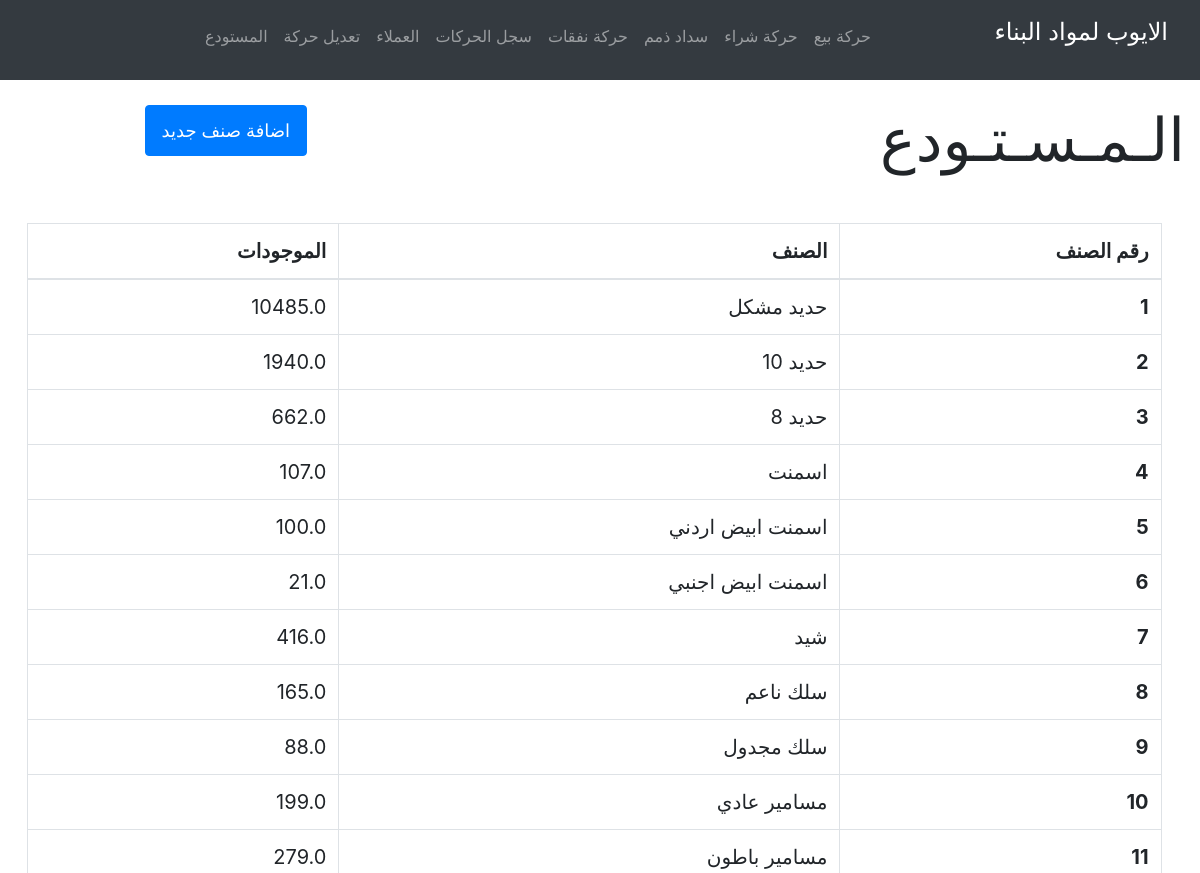
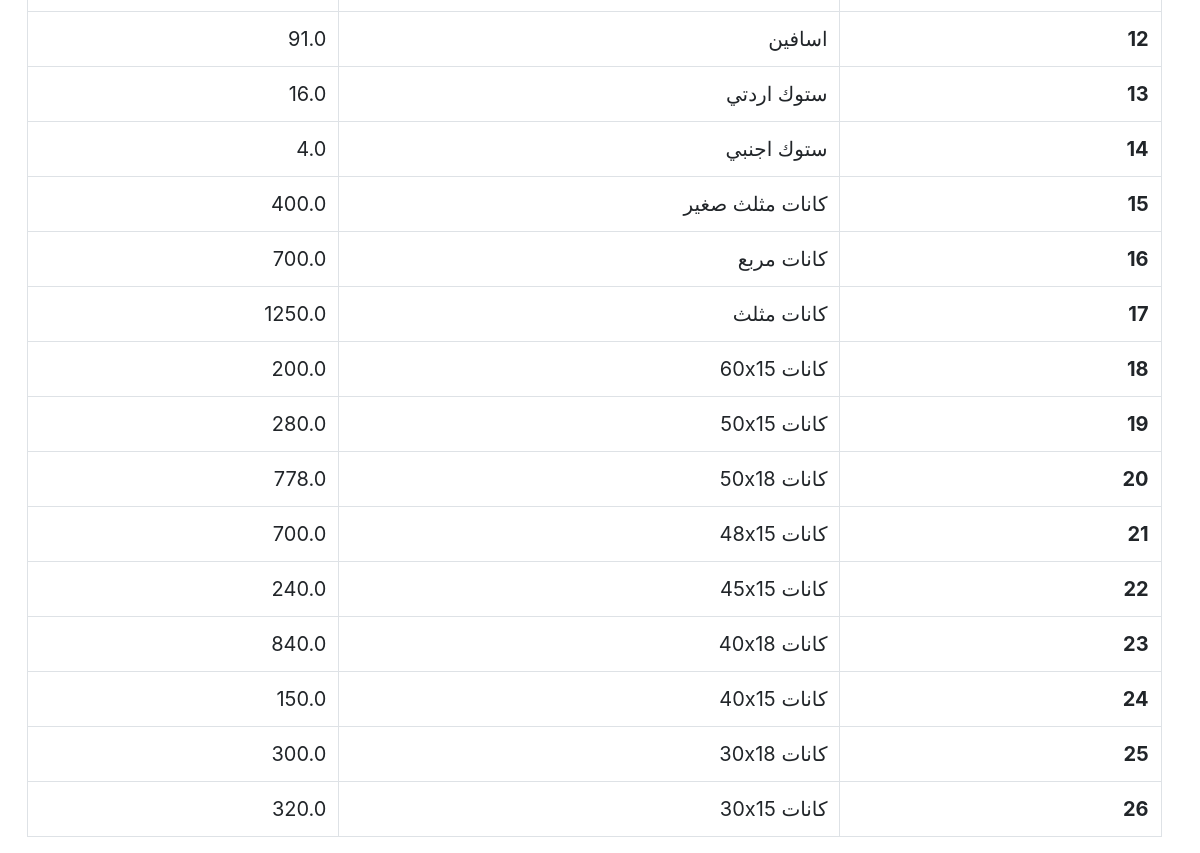
The page /inventory on the database as committed earlier (2 pictures, top to bottom).
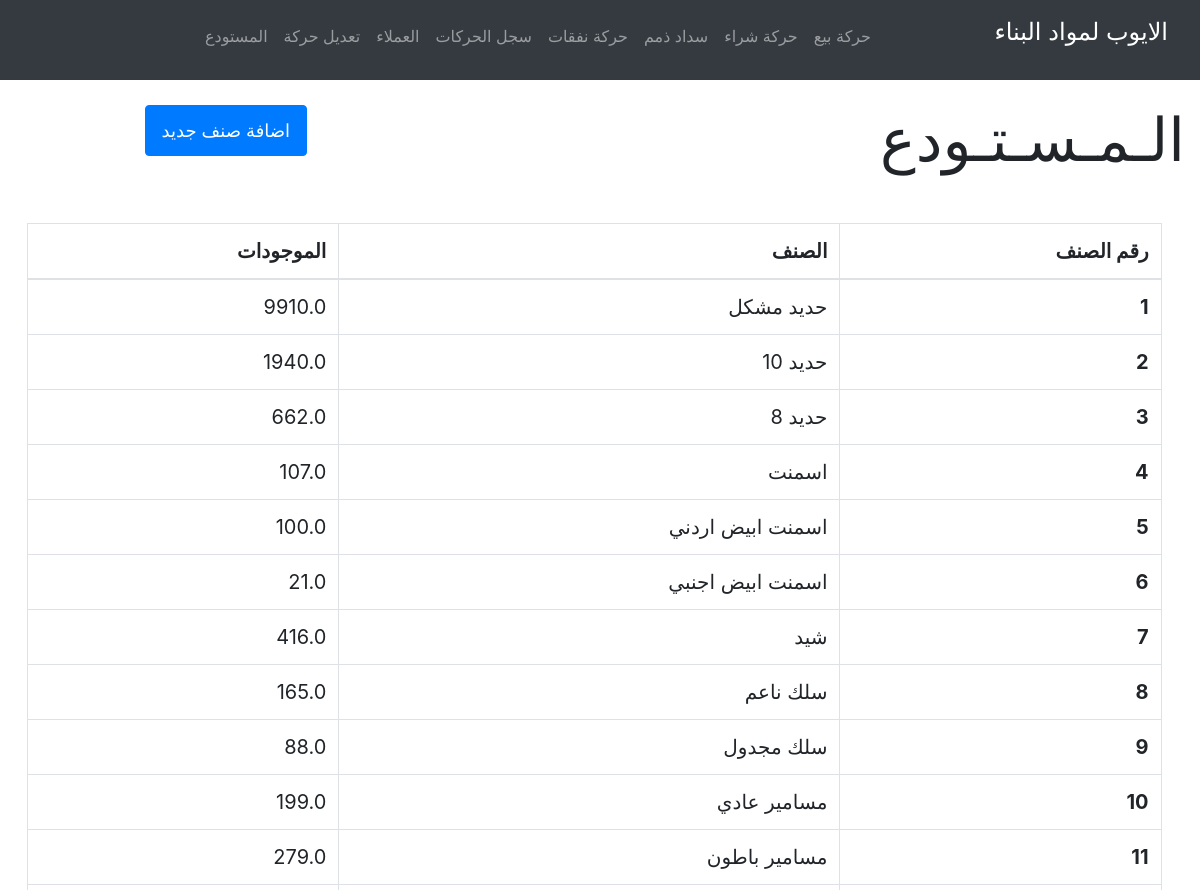
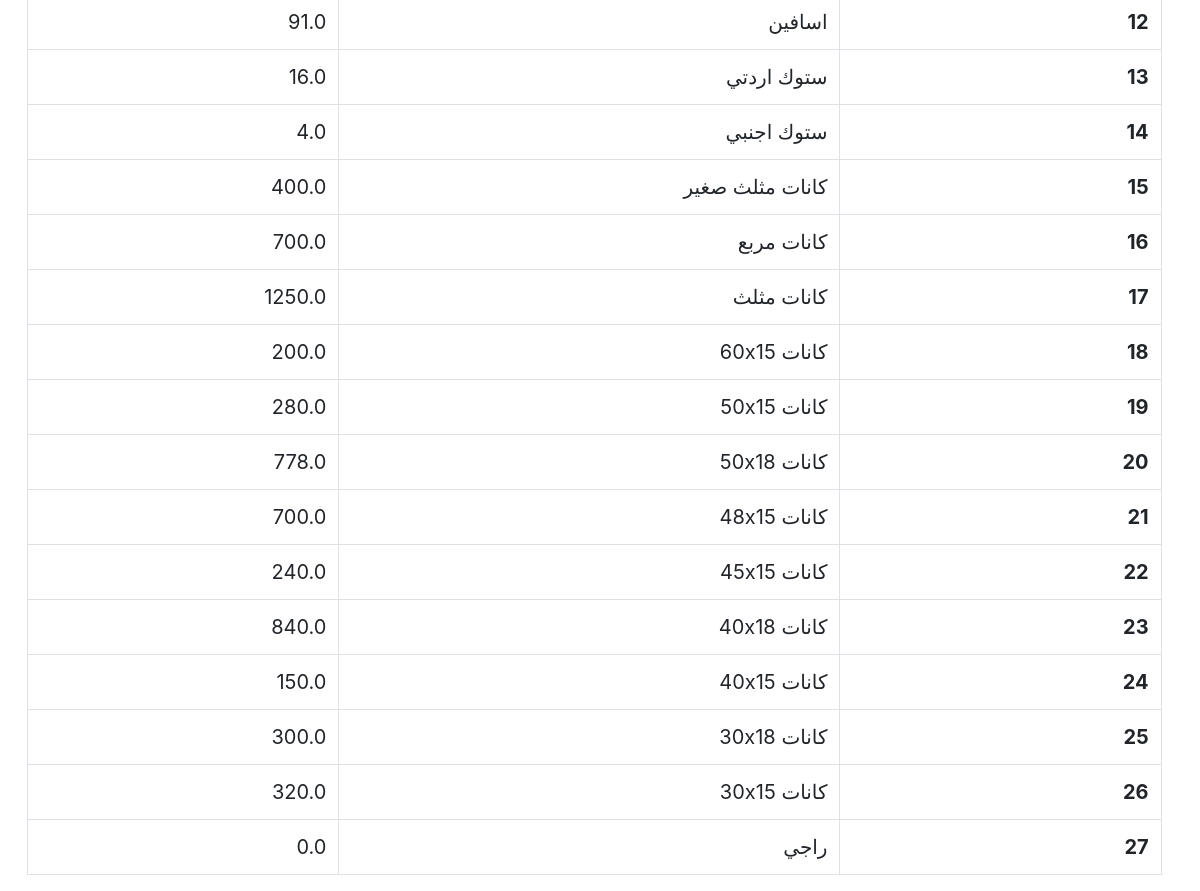
The same page on the database as committed later (2 pictures, top to bottom).
### tables this page shows
CREATE TABLE inventory (itemId INTEGER PRIMARY KEY, item_name TEXT, item_stock REAL);

### app.py (the view)
@app.route("/inventory", methods=["GET", "POST"])
def inventory():
  if request.method == "POST":
    try:
      id = int(request.form.get("id"))
      name = str(request.form.get("name"))
    except:
      return "الرجاء التأكد من تعبئة النموذج كاملاً"
    if None in (id, name):
      return "الرجاء التأكد من تعبئة النموذج كاملاً"
    db.execute("INSERT INTO inventory (itemId, item_name, item_stock) VALUES ((?), (?), 0)", [id, name])
    db.commit()
    return "/inventory"
  else:
    items = []
    query = db.execute("SELECT * FROM inventory ORDER BY itemId").fetchall()
    for record in query:
      items.append({
        'id': record[0],
        'name': record[1],
        'stock': record[2]
      })
    return render_template('inventory.html', items=items)

### app.py (called while the page is built)
@app.after_request
def after_request(response):
  response.headers["Cache-Control"] = "no-cache, no-store, must-revalidate"
  response.headers["Expires"] = 0
  response.headers["Pragma"] = "no-cache"
  return response

### templates/inventory.html (shortened to what this page needs)
{% extends "layout.html" %}
{% block head %}
  <link href="/static/css/inventory.css" rel="stylesheet">
{% endblock %}
{% block body %}
  <div class="row">
    <div class="col-md-8">
      <div class="head-text">
        <p>الـمـسـتـودع</p>
      </div>
    </div>
    <div class="col-md-4">
      <button type="button" class="btn btn-primary new-item" data-toggle="modal" data-target="#modal">
        اضافة صنف جديد
      </button>
    </div>
  </div>
  <div class="center-table">
    <table class="table table-bordered">
      <thead class="text-right">
        <tr>
          <th scope="col">رقم الصنف</th>
          <th scope="col">الصنف</th>
          <th scope="col">الموجودات</th>
        </tr>
      </thead>
      <tbody class="text-right">
        {% for item in items %}
          <tr>
            <th scope="row">{{ item.id }}</th>
            <td>{{ item.name }}</td>
            <td>{{ item.stock }}</td>
          </tr>
        {% endfor %}
      </tbody>
    </table>
  </div>
{% endblock %}

### templates/layout.html (shortened to what this page needs)
<!DOCTYPE html>
<html lang="ar" dir="rtl">
  <head>
    <link href="/static/bootstrap/css/bootstrap-reboot.css" rel="stylesheet">
    <link href="/static/bootstrap/css/bootstrap-grid.css" rel="stylesheet">
    <link href="/static/bootstrap/css/bootstrap.css" rel="stylesheet">
    <link href="/static/css/layout.css" rel="stylesheet">
    {% block head %}{% endblock %}
  </head>
  <body>
    <nav class="navbar fixed-top navbar-expand-lg navbar-dark bg-dark pull-right">
      <a class="navbar-brand" href="/"><p class="headtext">الايوب لمواد البناء</p></a>
          <ul class="navbar-nav mr-auto mt-2">
              <li class="nav-item"><a class="nav-link" href="/transaction"><p class="font-weight-light"><strong>حركة بيع</strong></p></a></li>
              <li class="nav-item"><a class="nav-link" href="/addItems"><p class="font-weight-light"><strong> حركة شراء</strong></p></a></li>
              <li class="nav-item"><a class="nav-link" href="/repayDebt"><p class="font-weight-light"><strong>سداد ذمم</strong></p></a></li>
              <li class="nav-item"><a class="nav-link" href="/expense"><p class="font-weight-light"><strong>حركة نفقات</strong></p></a></li>
              <li class="nav-item"><a class="nav-link" href="/transactionLog"><p class="font-weight-light"><strong>سجل الحركات</strong></p></a></li>
              <li class="nav-item"><a class="nav-link" href="/clients"><p class="font-weight-light"><strong>العملاء</strong></p></a></li>
              <li class="nav-item"><a class="nav-link" href="/editTransactionForm"><p class="font-weight-light"><strong>تعديل حركة</strong></p></a></li>
              <li class="nav-item"><a class="nav-link" href="/inventory"><p class="font-weight-light"><strong>المستودع</strong></p></a></li>
          </ul>
          <ul class="navbar-nav ml-auto mt-2">
              <li class="nav-item"><a class="nav-link" href="/logout"><p class="font-weight-light"><strong>&nbsp;&nbsp;&nbsp;&nbsp;&nbsp;&nbsp;&nbsp;&nbsp;&nbsp;&nbsp;&nbsp;</strong></p></a></li>
          </ul>
    </nav>
    <div class="container-fluid">
    {% block body %}{% endblock %}
    </div>
  </body>
</html>

### static/css/layout.css (style rules this page uses)
.headtext { font-size: larger; }

### static/css/inventory.css (style rules this page uses)
.row { margin-top: 8%; }
.head-text { margin-left: 70%; font-size: 60px; }
table { font-size: 20px; }
.center-table { margin-top: 2%; margin-right: 2%; margin-left: 1%; }
.new-item { margin-top: 3%; margin-left: 35%; padding-top: 11px; padding-bottom: 11px; padding-right: 16px; padding-left: 16px; font-size: 18px; }
button { margin: 2px; }

Rows that differ between the two databases and show on the page:
changed inventory "حديد مشكل": stock "10485.0" → "9910.0"
added inventory: id "27", name "راجي", stock "0.0"
